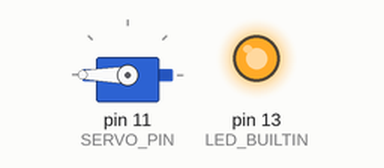
Simulated run of this program. Board: Arduino Uno, built with avr-gcc and run on an emulated ATmega328P. On the bench: servo, output pins drawn as LEDs (lit = HIGH). The local clock reads 2024-03-15 10:24:30 at power-on unless the program sets it.

Above: at 0.1 s.
At 0.6 s:
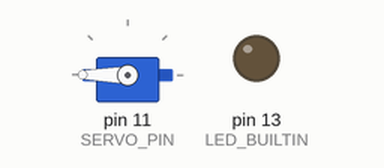
Timing chart, 0 to 2.1 s (numbered marks = the images above):
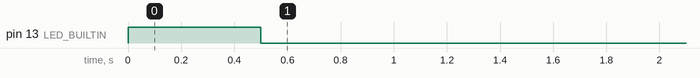

The program:

main.cpp
```cpp
// (licence header left out)
#include <Arduino.h>
#include <Servo.h>
#include <RTClib.h>


// Pins
const int SERVO_PIN = 11;


// Constants
const int SERVO_RESTING_POSITION = 180; //angle in degrees
const int SERVO_ACTIVE_POSITION = 0; //angle in degrees
const int SERVO_LOCK_POSITION = 50; //angle in degrees

const int ALARM_HOUR = 7;
const int ALARM_MINUTE = 26;

const bool LOCK = true; // IF YOU WANT THE SERVO TO PREVENT YOU FROM TURNING THE LIGHT OFF, CHANGE THE LOCK to TRUE AND SET THE UNLOCK TIME
// Make sure the UNLOCK time is after the ALARM time.
const int UNLOCK_HOUR = 8; // Make sure there is a value here even if you do not want the lightswitch locked
const int UNLOCK_MINUTE = 6; // Make sure there is a value here even if you do not want the lightswitch locked


const int ALARM_TIME_MINUTES = (ALARM_HOUR * 60) + ALARM_MINUTE;
const int UNLOCK_TIME_MINUTES = (UNLOCK_HOUR * 60) + UNLOCK_MINUTE;


// Object Declarations
Servo lightServo;

RTC_DS1307 rtc;

bool alarmFired = false;

void setup() {
  pinMode(LED_BUILTIN, OUTPUT);
  digitalWrite(LED_BUILTIN, HIGH);

  Serial.begin(9600);
  while(!Serial){
    ;
  }

  lightServo.attach(SERVO_PIN);
  lightServo.write(SERVO_RESTING_POSITION);

  if(! rtc.begin()){
    Serial.println("Could not find RTC");
    Serial.flush();
    while(1);
  }

  delay(500);

  digitalWrite(LED_BUILTIN, LOW);
}

void loop() {
  DateTime now = rtc.now();

  int currentTime_Minutes = (now.hour() * 60) + now.minute();

  //Serial.println(currentTime_Minutes);

  if (currentTime_Minutes == ALARM_TIME_MINUTES && alarmFired == false){
    lightServo.write(SERVO_ACTIVE_POSITION);
    delay(2000);

    alarmFired = true;
  }

  if (alarmFired && LOCK) {
    if (currentTime_Minutes >= ALARM_TIME_MINUTES && currentTime_Minutes < UNLOCK_TIME_MINUTES) {
      lightServo.write(SERVO_LOCK_POSITION);
    } else {
      lightServo.write(SERVO_RESTING_POSITION);
    }
  } else {
    lightServo.write(SERVO_RESTING_POSITION);
  }

  if (currentTime_Minutes >= UNLOCK_TIME_MINUTES && alarmFired){
    alarmFired = false;
  }

  delay(100);
}
```
